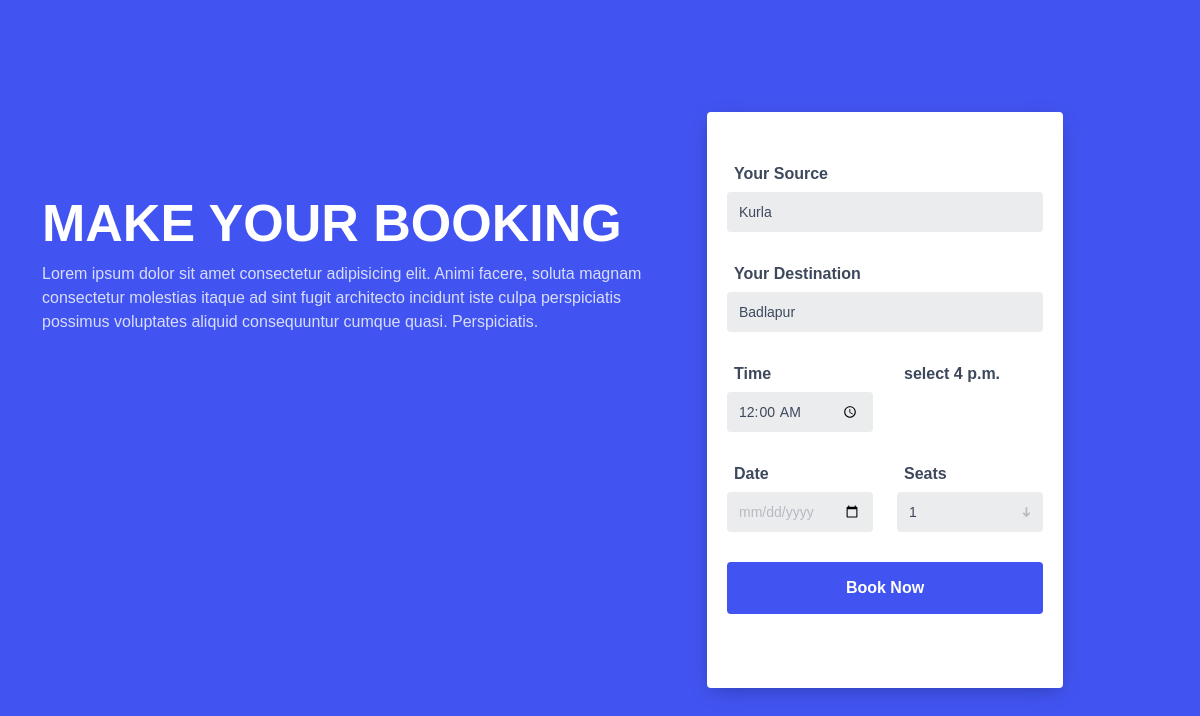
/timeTablePage/2/ (signed in), run on the app's committed database.
### Bus/models.py (models this page shows)
class Bus(models.Model):
    bus_no = models.CharField(max_length=20)
    source = models.CharField(max_length=50)
    destination = models.CharField(max_length=50)
    arrival = models.TimeField(default=datetime.time(16, 00))
    fare = models.FloatField(default=0.00)

### BusDepoManagement/views.py (the view, shortened to what this page needs)
# urls.py: path('timeTablePage/<int:id>/',views.showBookPage, name="showBookPage"),
@login_required(redirect_field_name='timeTablePage', login_url='/loginPage/')
def showBookPage(request,id):
    bus = Bus.objects.get(pk=id)
    return render(request,'bookingPage.html',{'bus':bus})

### templates/bookingPage.html (shortened to what this page needs)
<!DOCTYPE html>
<html lang="en">
<head>
    <link href="https://cdn.jsdelivr.net/npm/bootstrap@5.0.2/dist/css/bootstrap.min.css" rel="stylesheet"
>
</head>
<body>
    <div id="booking" class="section">
        <div class="section-center">
            <div class="container">
                <div class="row">
                    <div class="col-md-7 col-md-push-5">
                        <div class="booking-cta">
                            <h1>Make your Booking</h1>
                            <p>Lorem ipsum dolor sit amet consectetur adipisicing elit. Animi facere, soluta magnam
                                consectetur molestias itaque
                                ad sint fugit architecto incidunt iste culpa perspiciatis possimus voluptates aliquid
                                consequuntur cumque quasi.
                                Perspiciatis.
                            </p>
                        </div>
                    </div>
                    <div class="col-md-4 col-md-pull-7">
                        <div class="booking-form">
                            <form method="POST">
                                <div class="form-group">
                                    <span class="form-label">Your Source</span>
                                    <input class="form-control" type="text" name="source"
                                        placeholder="Enter a destination or hotel name" value="{{bus.source}}">
                                </div>
                                <div class="form-group">
                                    <span class="form-label">Your Destination</span>
                                    <input class="form-control" type="text" name="destination"
                                        placeholder="Enter a destination or hotel name" value="{{bus.destination}}">
                                </div>
                                <div class="row">
                                    <div class="col-sm-6">
                                        <div class="form-group">
                                            <span class="form-label">Time</span>
                                            <input class="form-control" type="time" name="time"
                                                placeholder="Enter a destination or hotel name" value="00:00">
                                        </div>
                                    </div>
                                    <div class="col-sm-6">
                                        <div class="form-group">
                                            <span class="form-label">select {{bus.arrival}}</span>
                                        </div>
                                    </div>
                                </div>
                                <div class="row">
                                    <div class="col-sm-6">
                                        <div class="form-group">
                                            <span class="form-label">Date</span>
                                            <input class="form-control" type="date" required="" name="date">
                                        </div>
                                    </div>
                                    <div class="col-sm-6">
                                        <div class="form-group">
                                            <span class="form-label">Seats</span>
                                            <select class="form-control" name="seats" type="text">
                                                <option>1</option>
                                            </select>
                                        </div>
                                    </div>
                                </div>
                                <div class="form-btn">
                                    <button class="submit-btn">Book Now</button>
                                </div>
                            </form>
                            <br>
                        </div>
                    </div>
                </div>
            </div>
        </div>
    </div>
</body>
</html>

### templates/bookingPage.html (style rules this page uses)
.section { position: relative; height: 100vh }
.section .section-center { position: absolute; top: 50%; left: 0; right: 0; -webkit-transform: translateY(-50%); transform: translateY(-50%) }
#booking { font-family: montserrat, sans-serif; }
#booking::before { content: ''; position: absolute; left: 0; right: 0; bottom: 0; top: 0; background: #4154f1; }
.booking-form { background-color: #fff; padding: 50px 20px; -webkit-box-shadow: 0 5px 20px -5px rgba(0, 0, 0, .3); box-shadow: 0 5px 20px -5px rgba(0, 0, 0, .3); border-radius: 4px }
.booking-form .form-group { position: relative; margin-bottom: 30px }
.booking-form .form-control { background-color: #ebecee; border-radius: 4px; border: none; height: 40px; -webkit-box-shadow: none; box-shadow: none; color: #3e485c; font-size: 14px }
.booking-form .form-control::placeholder { color: rgba(62, 72, 92, .3) }
.booking-form input[type=date].form-control:invalid { color: rgba(62, 72, 92, .3) }
.booking-form select.form-control { -webkit-appearance: none; -moz-appearance: none; appearance: none }
.booking-form .form-label { display: inline-block; color: #3e485c; font-weight: 700; margin-bottom: 6px; margin-left: 7px }
.booking-form .submit-btn { display: inline-block; color: #fff; width: 100%; background-color: #4154f1; font-weight: 700; padding: 14px 30px; border-radius: 4px; border: none; -webkit-transition: .2s all; transition: .2s all }
.booking-cta { margin-top: 80px; margin-bottom: 30px }
.booking-cta h1 { font-size: 52px; text-transform: uppercase; color: #fff; font-weight: 700 }
.booking-cta p { font-size: 16px; color: rgba(255, 255, 255, .8) }

### data on the page
Bus: source "Kurla", destination "Badlapur", arrival "4 p.m."
